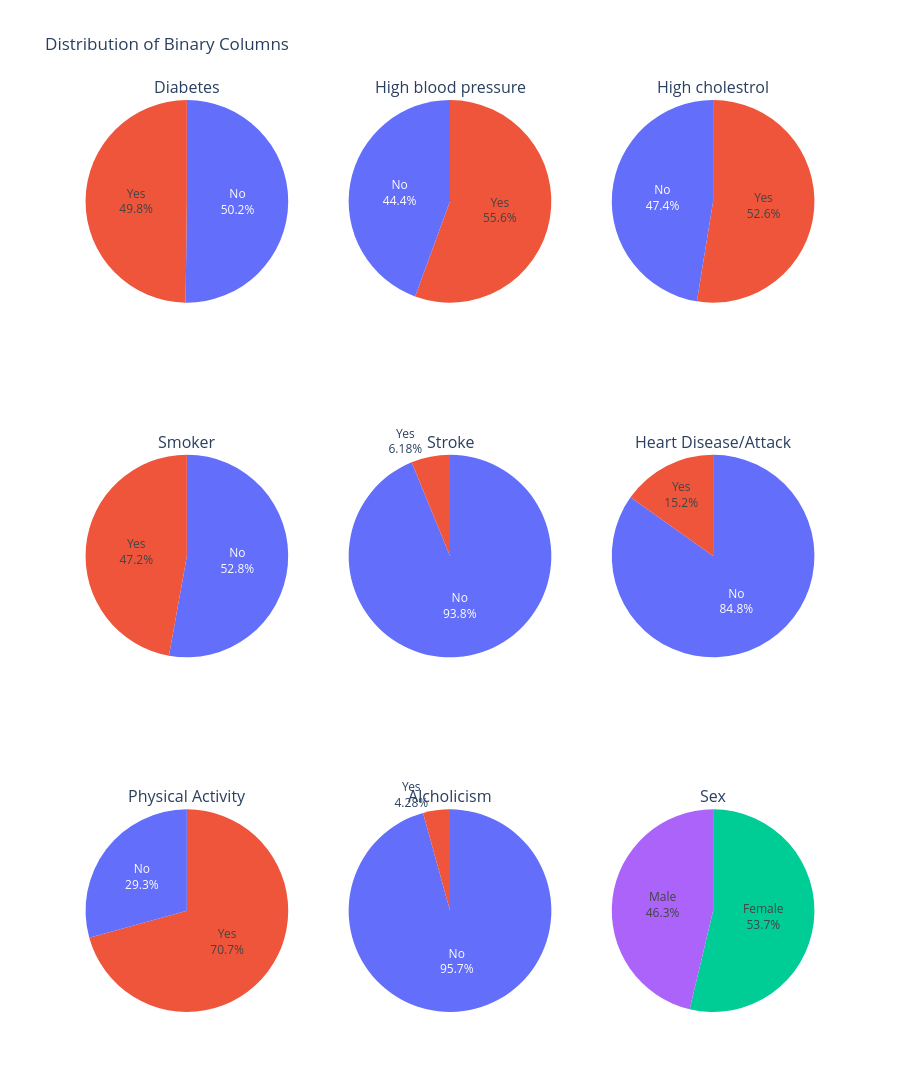

Write notebook code for a chart like this one.
### Code cell
titles = ['Diabetes', 'High blood pressure', 'High cholestrol', 'Smoker', 'Stroke', 'Heart Disease/Attack', 'Physical Activity',
          'Alcholicism', 'Sex']
fig = make_subplots(
    rows=3, cols=3,
    subplot_titles=titles,
    specs=[[{'type': 'domain'}]*3]*3  # each cell holds a pie chart
    )

for i, (col, title) in enumerate(zip(bin_cols, titles)):
    counts = df_c[col].value_counts().reset_index()
    counts.columns = [col, 'Count']

    row = i // 3 + 1
    col_pos = i % 3 + 1

    fig.add_trace(
        go.Pie(labels=counts[col], values=counts['Count'], textinfo='percent+label'),
        row=row, col=col_pos
    )

# Layout customization
fig.update_layout(
    height=1100,
    title_text='Distribution of Binary Columns',
    template='plotly_white',
    showlegend=False
)

fig.show()

### Figure 1 — Plotly figure (JSON) as saved in the notebook; plotly's stock layout.template omitted (floating-point values rounded to 4 significant figures)
{"data": [{"domain": {"x": [0, 0.2889], "y": [0.7778, 1]}, "labels": ["No", "Yes"], "textinfo": "percent+label", "type": "pie", "values": [6024, 5976]}, {"domain": {"x": [0.3556, 0.6444], "y": [0.7778, 1]}, "labels": ["Yes", "No"], "textinfo": "percent+label", "type": "pie", "values": [6671, 5329]}, {"domain": {"x": [0.7111, 1], "y": [0.7778, 1]}, "labels": ["Yes", "No"], "textinfo": "percent+label", "type": "pie", "values": [6307, 5693]}, {"domain": {"x": [0, 0.2889], "y": [0.3889, 0.6111]}, "labels": ["No", "Yes"], "textinfo": "percent+label", "type": "pie", "values": [6340, 5660]}, {"domain": {"x": [0.3556, 0.6444], "y": [0.3889, 0.6111]}, "labels": ["No", "Yes"], "textinfo": "percent+label", "type": "pie", "values": [11258, 742]}, {"domain": {"x": [0.7111, 1], "y": [0.3889, 0.6111]}, "labels": ["No", "Yes"], "textinfo": "percent+label", "type": "pie", "values": [10179, 1821]}, {"domain": {"x": [0, 0.2889], "y": [0, 0.2222]}, "labels": ["Yes", "No"], "textinfo": "percent+label", "type": "pie", "values": [8482, 3518]}, {"domain": {"x": [0.3556, 0.6444], "y": [0, 0.2222]}, "labels": ["No", "Yes"], "textinfo": "percent+label", "type": "pie", "values": [11486, 514]}, {"domain": {"x": [0.7111, 1], "y": [0, 0.2222]}, "labels": ["Female", "Male"], "textinfo": "percent+label", "type": "pie", "values": [6446, 5554]}], "layout": {"annotations": [{"font": {"size": 16}, "showarrow": false, "text": "Diabetes", "x": 0.1444, "xanchor": "center", "xref": "paper", "y": 1, "yanchor": "bottom", "yref": "paper"}, {"font": {"size": 16}, "showarrow": false, "text": "High blood pressure", "x": 0.5, "xanchor": "center", "xref": "paper", "y": 1, "yanchor": "bottom", "yref": "paper"}, {"font": {"size": 16}, "showarrow": false, "text": "High cholestrol", "x": 0.8556, "xanchor": "center", "xref": "paper", "y": 1, "yanchor": "bottom", "yref": "paper"}, {"font": {"size": 16}, "showarrow": false, "text": "Smoker", "x": 0.1444, "xanchor": "center", "xref": "paper", "y": 0.6111, "yanchor": "bottom", "yref": "paper"}, {"font": {"size": 16}, "showarrow": false, "text": "Stroke", "x": 0.5, "xanchor": "center", "xref": "paper", "y": 0.6111, "yanchor": "bottom", "yref": "paper"}, {"font": {"size": 16}, "showarrow": false, "text": "Heart Disease/Attack", "x": 0.8556, "xanchor": "center", "xref": "paper", "y": 0.6111, "yanchor": "bottom", "yref": "paper"}, {"font": {"size": 16}, "showarrow": false, "text": "Physical Activity", "x": 0.1444, "xanchor": "center", "xref": "paper", "y": 0.2222, "yanchor": "bottom", "yref": "paper"}, {"font": {"size": 16}, "showarrow": false, "text": "Alcholicism", "x": 0.5, "xanchor": "center", "xref": "paper", "y": 0.2222, "yanchor": "bottom", "yref": "paper"}, {"font": {"size": 16}, "showarrow": false, "text": "Sex", "x": 0.8556, "xanchor": "center", "xref": "paper", "y": 0.2222, "yanchor": "bottom", "yref": "paper"}], "height": 1100, "showlegend": false, "title": {"text": "Distribution of Binary Columns"}}}
